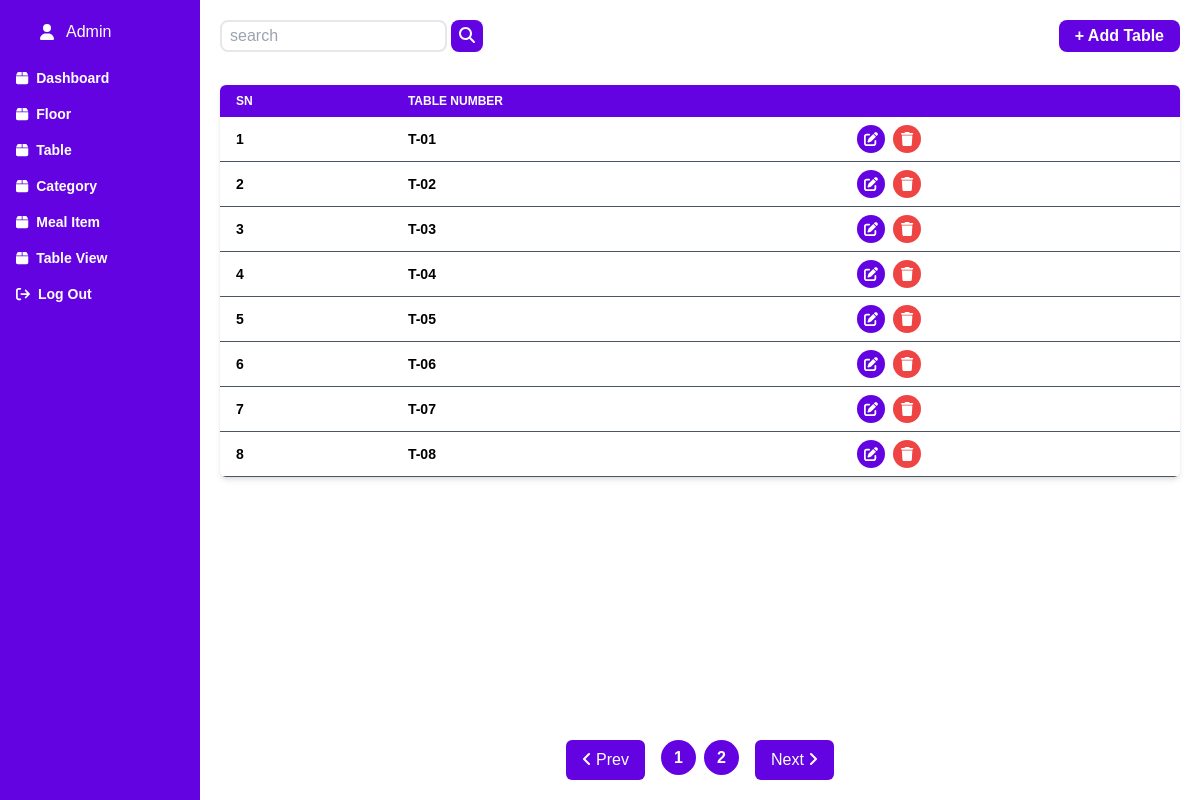
Screenshot of /restaurent/addtable (signed in) with the database file from the repository.
### restaurentapp/models.py (models this page shows, shortened)
class TableData(models.Model):
   id = models.BigAutoField(primary_key=True)
   name = models.CharField(max_length=300)
   floor = models.ForeignKey(Floor, on_delete=models.CASCADE,related_name="table")
   occupied = models.BooleanField()

### restaurentapp/views.py (the view, shortened to what this page needs)
# urls.py: path('addtable', login_required(add_table_view), name='add_table_view'),
def add_table_view(request):
    context ={
        "SideNav":SideNav,
        "Data":TableDataSerializers(TableData.objects.all(), many=True).data,
        "Floor":FloorSerializers(Floor.objects.all(), many=True).data,
        "Fields" : ["SN","Table Number"],
        "Page" :"Table",
    }
    return render(request, 'restaurent/addtable.html',context)

### templates/restaurent/addtable.html (shortened to what this page needs)
{% extends "main.html" %} {% block content %}
<div class="w-full h-full grid grid-cols-12 overflow-hidden">
  {% include "restaurent/sidenav.html" with SideNav=SideNav %}
  <div class="col-span-10 p-5 flex flex-col gap-3">
    <div class="h-[5vh] flex justify-between">
      <form action="" class="">
        <input
          required
          type="text"
          name="search"
          id="search"
          placeholder="search"
          class="bg-transparent border-2 border-grey-600 rounded-lg py-0.5 px-2"
        />
        <button
          type="submit"
          class="bg-primary px-2 py-1 text-white rounded-lg"
        >
          <i class="fa-solid fa-magnifying-glass"></i>
        </button>
      </form>
      <div>
        {% if user.is_staff %}
        <div
          id="add"
          class="bg-primary text-white px-4 py-1 rounded-lg font-bold cursor-pointer"
        >
          + Add Table
        </div>
        {% endif %}
      </div>
    </div>
    <div class="flex flex-col justify-between h-full gap-4">
      <div class="mt-4" id="data">
        <div class="relative overflow-x-auto shadow-md rounded-md">
          <table
            class="w-full text-sm text-left text-gray-500 dark:text-gray-400"
          >
            <thead class="text-xs uppercase bg-primary text-white">
              <tr>
                {% for field in Fields %}
                <th scope="col" class="px-4 py-2">{{field}}</th>
                {% endfor %}
                <th scope="col" class="px-4 py-2"></th>
              </tr>
            </thead>
            <tbody class="data-list text-black">
              {% for data in Data %}
              <tr class="border-b border-gray-600">
                <th class="px-4 py-2">{{forloop.counter}}</th>
                <th scope="row" class="px-4 py-2">{{data.name}}</th>
                {% if user.is_staff %}
                <td class="px-4 py-2 flex gap-2">
                  <a
                    onclick="openPopupTable('{{ data.id }}','{{ data.name }}')"
                    class="bg-primary text-white w-7 h-7 rounded-full flex justify-center items-center cursor-pointer edit-table"
                  >
                    <i class="fa-solid fa-pen-to-square"></i>
                  </a>
                  <a
                    onclick="deleteTable('{{ data.id }}','{{ data.name }}')"
                    class="bg-red-500 text-white w-7 h-7 rounded-full flex justify-center items-center cursor-pointer delete-table"
                  >
                    <i class="fa-solid fa-trash"></i>
                  </a>
                </td>
                {% endif %}
              </tr>
              {% endfor %}
            </tbody>
          </table>
        </div>
      </div>
      <div class="flex gap-4 justify-center item-center">
        <button
          id="prev"
          onclick="prevPage()"
          class="bg-primary text-white px-4 py-2 rounded-md"
        >
          <i class="fa fa-angle-left"></i>
          Prev
        </button>
        <div id="pagination" class="flex gap-2">page</div>
        <button
          id="next"
          onclick="nextPage()"
          class="bg-primary text-white px-4 py-2 rounded-md"
        >
          Next
          <i class="fa fa-angle-right"></i>
        </button>
      </div>
    </div>
  </div>
</div>
{% endblock content %}

### templates/restaurent/sidenav.html
<div class="col-span-2 bg-primary py-5">
  <div class="mb-4 flex">
    <div class="flex items-center gap-3 text-white w-full px-10 capitalize">
      <i class="fa-solid fa-user"></i>
      {{user.username}}
    </div>
  </div>
  <ul class="flex flex-col sgap-2 items-end h-full capitalize text-sm">
    {% for item in SideNav %}{% if user.is_staff or item.admin == False %}
    <li>
      <a href="/{{ item.link }}">
        <div
          class="hover:bg-white w-[200px] px-4 py-2 hover:text-primary text-white font-semibold rounded-l-lg flex items-center gap-2"
        >
          <i class="{{ item.icons }}"></i>
          <h1>{{ item.name }}</h1>
        </div>
      </a>
    </li>
    {% endif %} {% endfor %}
    <li>
      <a href="{% url 'logout' %}">
        <div
          class="hover:bg-white w-[200px] px-4 py-2 hover:text-primary text-white font-semibold rounded-l-lg flex items-center gap-2"
        >
          <i class="fa-solid fa-sign-out"></i>
          <h1>Log Out</h1>
        </div>
      </a>
    </li>
  </ul>
</div>

### static/css/style.css (style rules this page uses)
* { margin: 0; padding: 0; box-sizing: border-box; font-family: "Poppins", sans-serif; }
body { width: 100%; height: 100vh; overflow: hidden; }

### rows the page displays
TableData: name "T-01"
TableData: name "T-02"
TableData: name "T-03"
TableData: name "T-04"
TableData: name "T-05"
TableData: name "T-06"
TableData: name "T-07"
TableData: name "T-08"

### other values shown
{{ user.username }} "Admin"
{{ item.name }} "Dashboard" "Floor" "Table" "Category" "Meal Item" "Table View"
{{ field }} "SN" "TABLE NUMBER"
